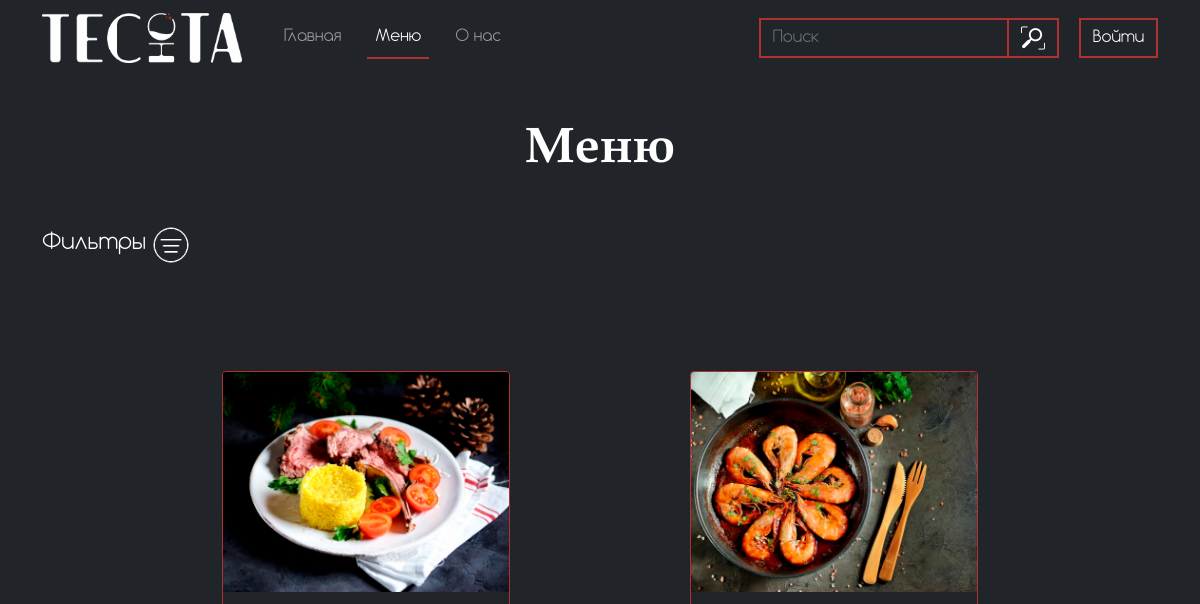
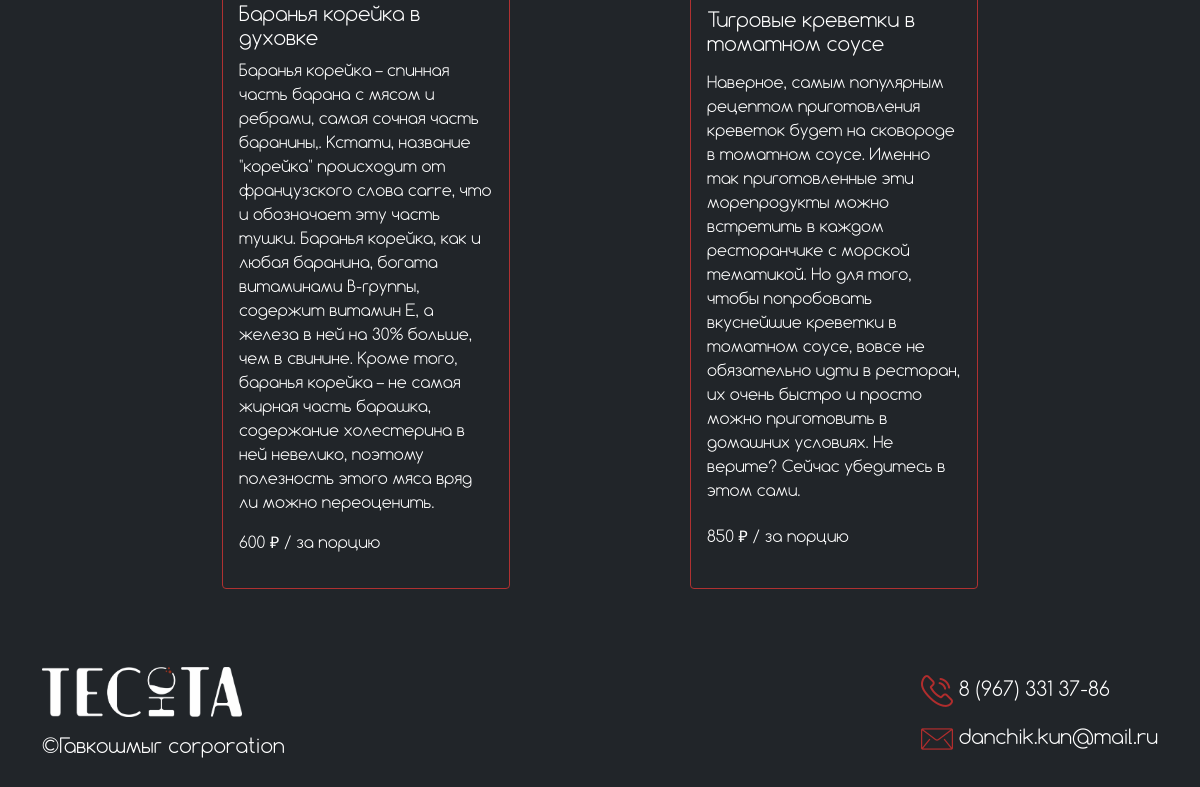
Page /output/menu on the earlier database version (2 pictures, top to bottom).
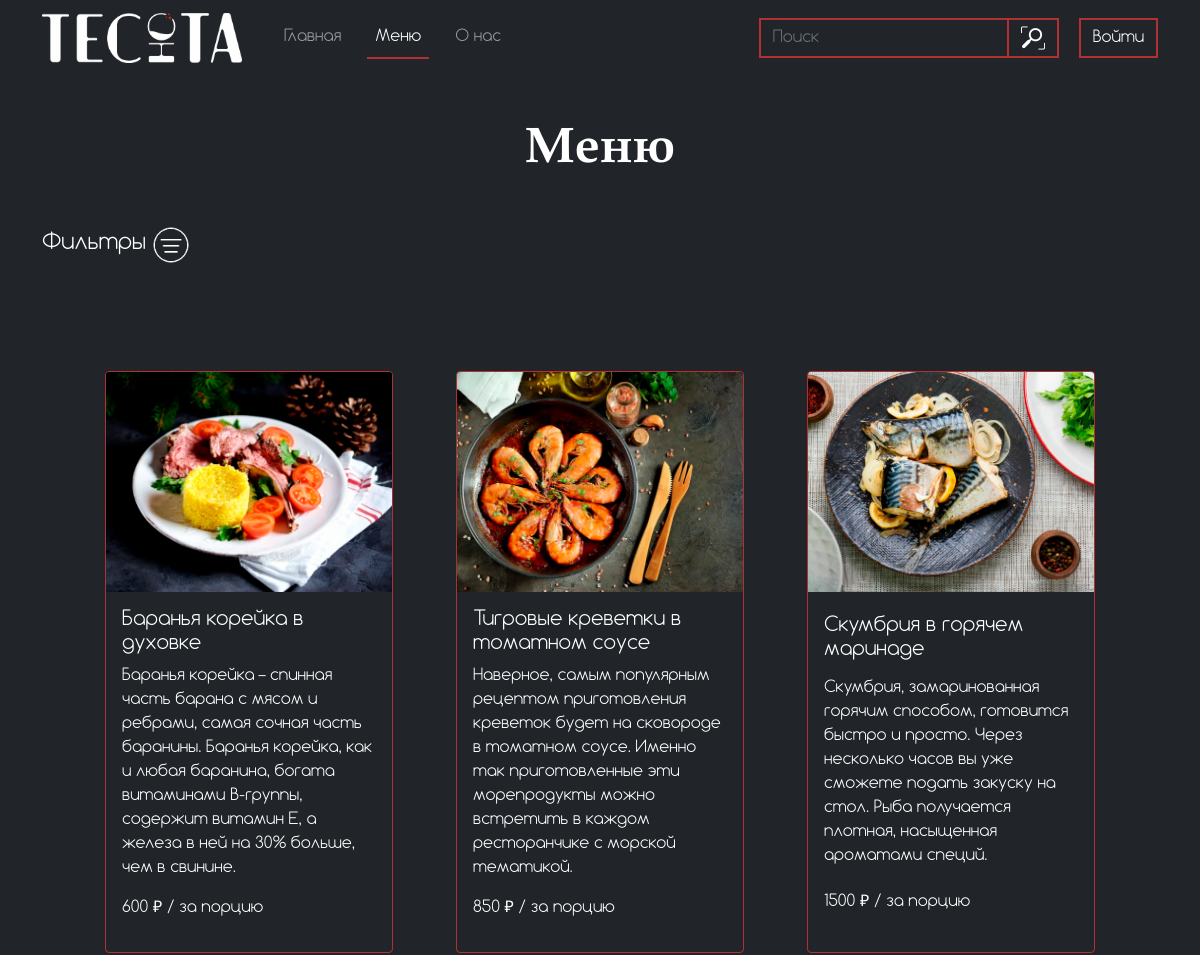
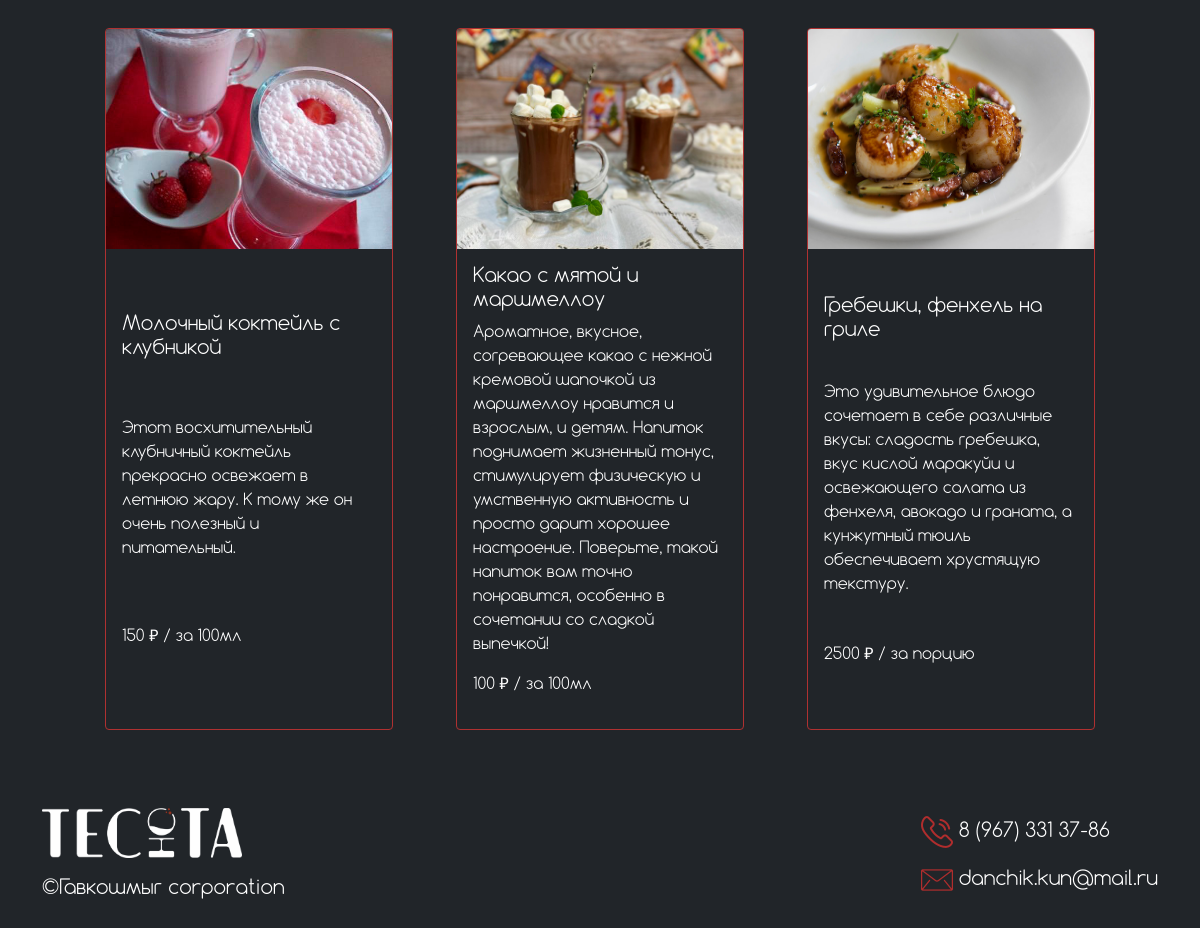
Same page on the later database version (2 pictures, top to bottom).
### tables this page shows
CREATE TABLE `menu` (
  `id` int NOT NULL,
  `name` varchar(50) DEFAULT NULL,
  `img` varchar(500) DEFAULT NULL,
  `discription` varchar(500) DEFAULT NULL,
  `price` int DEFAULT NULL,
  `type` varchar(100) DEFAULT NULL
);

### output/menu.php (the view, shortened to what this page needs)
<!DOCTYPE html>
<html lang="ru">
<head>
    <link href="https://cdn.jsdelivr.net/npm/bootstrap@5.0.2/dist/css/bootstrap.min.css" rel="stylesheet">
    <link rel="stylesheet" href="../css/menu.css">
    <link rel="stylesheet" href="../css/style.css">
</head>
<body class="bg-dark">
<?php
  if(!$_SESSION['user'] && !$_SESSION['admin']){ ?>
    <header>
    <nav class="navbar navbar-expand-lg navbar-dark" id="navheader">
        <div class="container">
          <a class="navbar-brand" href="./index">
              <img src="../images/logo.png" class="img-fluid" style="width: 200px;" alt="">
            </a>
          <div class="collapse navbar-collapse" id="navbarSupportedContent">
            <ul class="navbar-nav me-auto mb-2 mb-lg-0">
              <li class="nav-item">
                <a class="nav-link" aria-current="page" href="./index">Главная</a>
              </li>
              <li class="nav-item">
                <a class="nav-link active" href="./menu">Меню</a>
              </li>
              <li class="nav-item">
                <a class="nav-link" href="./about_us">О нас</a>
              </li>
            </ul>
            <form class="d-flex" action="../output/search_res" method="GET">
                <input class="form-control me-2 search" style="width: 250px;" type="search" name="search" placeholder="Поиск" aria-label="Поиск">
                <button class="btn" style="margin-right: 20px; margin-left: -10px;" type="submit"><img src="../images/search.png" alt=""></button>
            </form>
            <button type="button" class="btn" data-bs-toggle="modal" data-bs-target="#exampleModalToggle">
                Войти
            </button>
          </div>
        </div>
      </nav>
  </header> <?
  }
?>
<section class="menu">
  <div class="container">
  <h1 style="text-align: center; font-size: 50px; margin-bottom: 50px">Меню</h1>
    <div class="sort">
      <div onclick="click4()" class="first-div-sort">
        <p>Фильтры</p>
        <img src="/images/filter.png" alt="">
      </div>
    </div>
    <div class="d-flex" style="flex-wrap: wrap; justify-content: space-evenly">
      <?
        require '../functions/connect.php';
        $sql = $connect->query("SELECT * FROM `menu`");
        while($row = $sql->fetch(PDO::FETCH_ASSOC)){
          ?>
            <div id="<?=$row['type']?>" class="card bg-dark" style="width: 18rem;">
              <img src="<?='/'.$row['img']?>" height="220px" class="card-img-top" alt="...">
              <div class="card-body card-style">
                <h5 class="card-title"><?=$row['name']?></h5>
                <p class="card-text"><?=$row['discription']?></p>
                <div style="display: flex;justify-content: space-between;align-items: baseline;">
                  <p class="card-price"><?=$row['price']?> ₽ / <?
                    if($row['type'] == 'drinks'){
                      echo 'за 100мл';
                    }else{
                      echo 'за порцию';
                    }
                  ?></p>
                </div>
              </div>
            </div>
          <?
        }
      ?>
    </div>
  </div>
</section>
<footer>
      <nav class="navbar footer_navbar navbar-light bg-dark">
        <div class="container">
          <li>
            <a class="navbar-brand" href="#"><img style="margin-bottom: 16px;" src="../images/logo.png" width="200px" alt=""></a>
            <p class="lead">©Гавкошмыг corporation</p>
          </li>
          <li>
            <p class="lead"><img src="../images/-.png" alt=""> 8 (967) 331 37-86</p>
            <p class="lead"><img src="../images/mail.png" alt="">  danchik.kun@mail.ru</p>
          </li>
        </div>
      </nav>
      </footer>
</body>
</html>

### css/menu.css (style rules this page uses)
* { list-style-type: none; margin: 0; padding: 0; }
h5 { color: white; }
.card { border: 1px #AF3131 solid; }
.menu { margin-top: 5vh; }
.card { position: relative; z-index: 2; }
.sort { color: white; }
.first-div-sort { display: flex; flex-direction: row; }
.first-div-sort p { font-size: 22.5px; }
.first-div-sort img { margin-left: 0.5vw; width: 38px; height: 38px; }
.card { margin-bottom: 30px; }
.card-style { display: flex; flex-direction: column; justify-content: space-evenly; }

### css/style.css (style rules this page uses)
* { list-style-type: none; margin: 0; padding: 0; font-family: 'Comfortaa'; }
.nav-link { margin-left: 1.5vw; }
.search { background-color: transparent; border: #AF3131 2px solid; border-radius: 0; }
.btn { background-color: transparent; border: #AF3131 2px solid; border-radius: 0; color: white; }
.form-control { background-color: transparent; color: white; border: #AF3131 2px solid; }
.active { border-bottom: #AF3131 2px solid; }
h1 { color: white; font-family: 'Book Antiqua Bold'; }
p { color: white; }
form { color: white; }
.footer_navbar { margin-top: 5vh; }
.card { border: 1px #AF3131 solid; }
.menu { margin-top: 5vh; }
.card { position: relative; z-index: 2; }

Differences in the rows shown:
changed menu "Баранья корейка в духовке": discription "…ребрами, самая сочная часть баранины,. Кстати, название \"корейка\" происходит от французского слова carre, что и обозначает эту часть тушки. Баранья корейка, как и любая баранина, богата витаминами В-группы, содержит витамин Е, а железа в ней на 30% больше, чем в свинине. Кроме того, баранья корейка – не самая жирная часть барашка, содержание холестерина в ней невелико, поэтому полезность этого мяса вряд ли можно переоценить." → "…ребрами, самая сочная часть баранины. Баранья корейка, как и любая баранина, богата витаминами В-группы, содержит витамин Е, а железа в ней на 30% больше, чем в свинине."
changed menu "Тигровые креветки в томатном соусе": discription "…ресторанчике с морской тематикой. Но для того, чтобы попробовать вкуснейшие креветки в томатном соусе, вовсе не обязательно идти в ресторан, их очень быстро и просто можно приготовить в домашних условиях. Не верите? Сейчас убедитесь в этом сами." → "…ресторанчике с морской тематикой."
added menu: img (picture), name "Скумбрия в горячем маринаде", discription "Скумбрия, замаринованная горячим способом, готовится быстро и просто. Через несколько часов вы уже сможете подать закуску на стол. Рыба получается плотная, насыщенная ароматами специй.", price "1500", type "за порцию"
added menu: img (picture), name "Молочный коктейль с клубникой", discription "Этот восхитительный клубничный коктейль прекрасно освежает в летнюю жару. К тому же он очень полезный и питательный.", price "150", type "за 100мл"
added menu: img (picture), name "Какао с мятой и маршмеллоу", discription "Ароматное, вкусное, согревающее какао с нежной кремовой шапочкой из маршмеллоу нравится и взрослым, и детям. Напиток поднимает жизненный тонус, стимулирует физическую и умственную активность и просто дарит хорошее настроение. Поверьте, такой напиток вам точно понравится, особенно в сочетании со сладкой выпечкой!", price "100", type "за 100мл"
added menu: img (picture), name "Гребешки, фенхель на гриле", discription "Это удивительное блюдо сочетает в себе различные вкусы: сладость гребешка, вкус кислой маракуйи и освежающего салата из фенхеля, авокадо и граната, а кунжутный тюиль обеспечивает хрустящую текстуру.", price "2500", type "за порцию"
